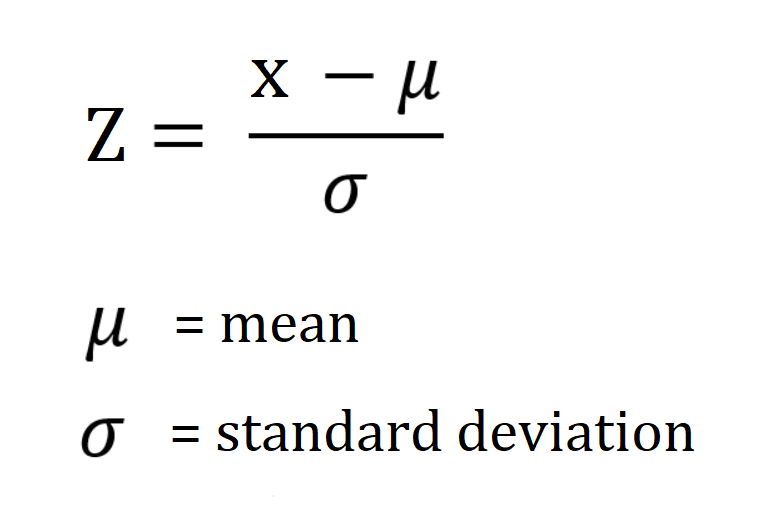
#> input picture 7.Feature Engineering/6. Outliers STD & Z_Score (Normal Distribution)/zscore.png, 764 x 530 px, given in place of before.PNG, which was not available
$ jupyter execute imageconverter.ipynb   (text cells are left out)
#> lines starting #> are read from the running program, lines starting #| are printed output that depends on the picture; pictures that were not available may be replaced by others from this repository, and a replacement may not be noted
[cell 1]
from google.colab import drive
drive.mount('/content/drive')

[cell 2]
#pip install opencv-python

[cell 3]
import cv2
import matplotlib.pyplot as plt
import seaborn as sns

[cell 4]
location = '/content/drive/MyDrive/Business Automation Ltd./2. Code/Machine Learning/Topic 7: Scikit-learn - Feature Engineering /3. Principal Component Analysis (PCA) - Feature Extraction/'

[cell 5]
before_image = cv2.imread(location + 'before.PNG', cv2.IMREAD_GRAYSCALE)
#> before_image: shape (530, 764); min 0, max 255, mean 247.3

[cell 6]
before_image

[cell 7]
before_image.shape
#> Out = (530, 764)

[cell 8]
sns.heatmap(before_image, cmap='gray')
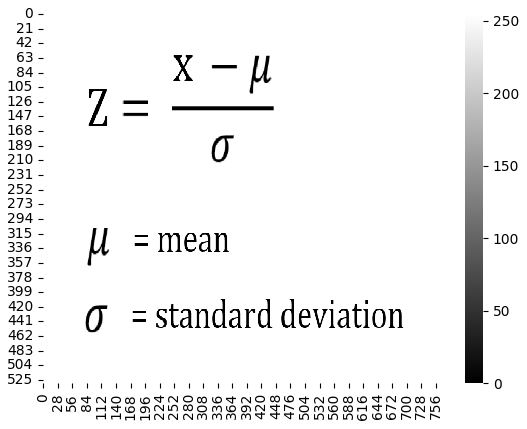
#> figure drawn by matplotlib, 2 panels

[cell 9]
plt.matshow(before_image, cmap='gray')

[cell 10]
plt.imshow(before_image, cmap='gray')

[cell 11]
before_image.shape
#> Out = (530, 764)

[cell 12]
img_resized = cv2.resize(before_image, (28, 28))
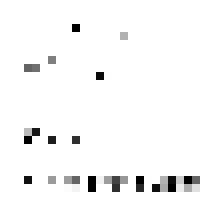
#> img_resized: shape (28, 28) (shown 8 times larger); min 0, max 255, mean 247.7

[cell 13]
img_resized

[cell 14]
img_resized.shape
#> Out = (28, 28)

[cell 15]
sns.heatmap(img_resized, cmap='gray') #,linecolor='white',linewidths=0.5
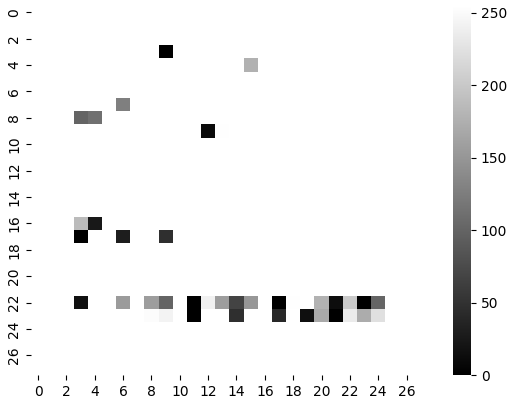
#> figure drawn by matplotlib, 2 panels

[cell 16]
plt.imshow(img_resized, cmap='gray')

[cell 17]
img_resized = cv2.bitwise_not(img_resized)
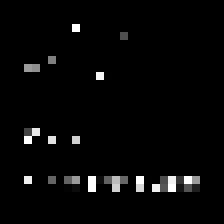
#> img_resized: shape (28, 28) (shown 8 times larger); min 0, max 255, mean 7.3

[cell 18]
img_resized

[cell 19]
plt.imshow(img_resized, cmap='gray')

[cell 20]
modified_image = cv2.imread(location + 'modified.PNG', cv2.IMREAD_GRAYSCALE)
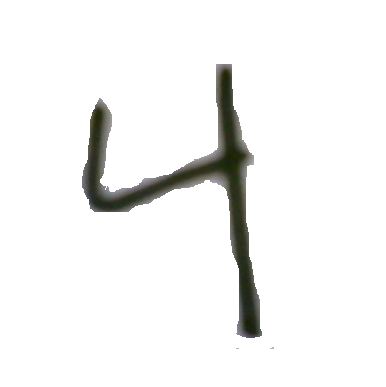
#> input picture 7.Feature Engineering/3. Principal Component Analysis (PCA) - Feature Extraction/modified.PNG, 386 x 387 px, found by its file name
#> modified_image: shape (387, 386); min 28, max 255, mean 242.6
modified_image

[cell 21]
modified_image.shape
#> Out = (387, 386)

[cell 22]
plt.imshow(modified_image, cmap='gray')

[cell 23]
img_resizedM = cv2.bitwise_not(modified_image)
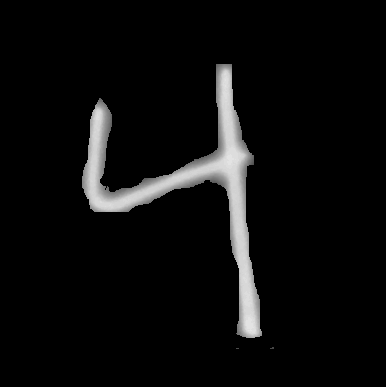
#> img_resizedM: shape (387, 386); min 0, max 227, mean 12.4
img_resizedM

[cell 24]
img_resizedM.shape
#> Out = (387, 386)

[cell 25]
plt.imshow(img_resizedM, cmap='gray')

[cell 26]
img_resizedM.shape
#> Out = (387, 386)

[cell 27]
img_resizedM = cv2.resize(img_resizedM, (28, 28))
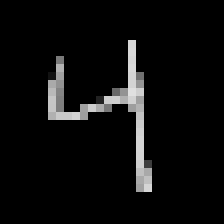
#> img_resizedM: shape (28, 28) (shown 8 times larger); min 0, max 224, mean 12.2
img_resizedM

[cell 28]
img_resizedM.shape
#> Out = (28, 28)

[cell 29]
plt.imshow(img_resizedM, cmap='gray')

[cell 30]
bb = img_resizedM.reshape(784,)
#> bb = 784 values, max 224 at index 324, min 0 at index 0, mean 12.15
bb
#> Out has the same summary as bb

[cell 31]
import pandas as pd
aa = pd.DataFrame(data=bb)
#> aa = table of 784 rows and 1 columns
aa
#> Out = table of 784 rows and 1 columns
